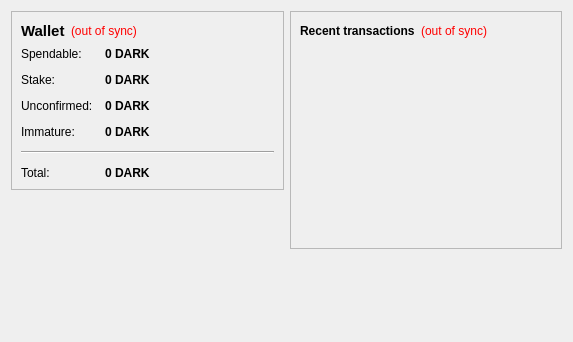
<?xml version="1.0" encoding="UTF-8"?>
<ui version="4.0">
 <class>OverviewPage</class>
 <widget class="QWidget" name="OverviewPage">
  <property name="geometry">
   <rect>
    <x>0</x>
    <y>0</y>
    <width>573</width>
    <height>342</height>
   </rect>
  </property>
  <property name="windowTitle">
   <string>Form</string>
  </property>
  <layout class="QHBoxLayout" name="horizontalLayout" stretch="1,1">
   <item>
    <layout class="QVBoxLayout" name="verticalLayout_2">
     <item>
      <widget class="QFrame" name="frame">
       <property name="frameShape">
        <enum>QFrame::StyledPanel</enum>
       </property>
       <property name="frameShadow">
        <enum>QFrame::Raised</enum>
       </property>
       <layout class="QVBoxLayout" name="verticalLayout_4">
        <item>
         <layout class="QHBoxLayout" name="horizontalLayout_4">
          <item>
           <widget class="QLabel" name="label_5">
            <property name="font">
             <font>
              <pointsize>11</pointsize>
              <weight>75</weight>
              <bold>true</bold>
             </font>
            </property>
            <property name="text">
             <string>Wallet</string>
            </property>
           </widget>
          </item>
          <item>
           <widget class="QLabel" name="labelWalletStatus">
            <property name="toolTip">
             <string>The displayed information may be out of date. Your wallet automatically synchronizes with the DARK network after a connection is established, but this process has not completed yet.</string>
            </property>
            <property name="styleSheet">
             <string notr="true">QLabel { color: red; }</string>
            </property>
            <property name="text">
             <string notr="true">(out of sync)</string>
            </property>
            <property name="alignment">
             <set>Qt::AlignLeading|Qt::AlignLeft|Qt::AlignVCenter</set>
            </property>
           </widget>
          </item>
          <item>
           <spacer name="horizontalSpacer_2">
            <property name="orientation">
             <enum>Qt::Horizontal</enum>
            </property>
            <property name="sizeHint" stdset="0">
             <size>
              <width>40</width>
              <height>20</height>
             </size>
            </property>
           </spacer>
          </item>
         </layout>
        </item>
        <item>
         <layout class="QFormLayout" name="formLayout_2">
          <property name="fieldGrowthPolicy">
           <enum>QFormLayout::AllNonFixedFieldsGrow</enum>
          </property>
          <property name="horizontalSpacing">
           <number>12</number>
          </property>
          <property name="verticalSpacing">
           <number>12</number>
          </property>
          <item row="0" column="0">
           <widget class="QLabel" name="label">
            <property name="text">
             <string>Spendable:</string>
            </property>
           </widget>
          </item>
          <item row="0" column="1">
           <widget class="QLabel" name="labelBalance">
            <property name="font">
             <font>
              <weight>75</weight>
              <bold>true</bold>
             </font>
            </property>
            <property name="cursor">
             <cursorShape>IBeamCursor</cursorShape>
            </property>
            <property name="toolTip">
             <string>Your current spendable balance</string>
            </property>
            <property name="text">
             <string notr="true">0 DARK</string>
            </property>
            <property name="textInteractionFlags">
             <set>Qt::LinksAccessibleByMouse|Qt::TextSelectableByKeyboard|Qt::TextSelectableByMouse</set>
            </property>
           </widget>
          </item>
          <item row="1" column="0">
           <widget class="QLabel" name="label_6">
            <property name="text">
             <string>Stake:</string>
            </property>
           </widget>
          </item>
          <item row="1" column="1">
           <widget class="QLabel" name="labelStake">
            <property name="font">
             <font>
              <weight>75</weight>
              <bold>true</bold>
             </font>
            </property>
            <property name="cursor">
             <cursorShape>IBeamCursor</cursorShape>
            </property>
            <property name="toolTip">
             <string>Total of coins that was staked, and do not yet count toward the current balance</string>
            </property>
            <property name="text">
             <string notr="true">0 DARK</string>
            </property>
            <property name="textInteractionFlags">
             <set>Qt::LinksAccessibleByMouse|Qt::TextSelectableByKeyboard|Qt::TextSelectableByMouse</set>
            </property>
           </widget>
          </item>
          <item row="2" column="0">
           <widget class="QLabel" name="label_3">
            <property name="text">
             <string>Unconfirmed:</string>
            </property>
           </widget>
          </item>
          <item row="2" column="1">
           <widget class="QLabel" name="labelUnconfirmed">
            <property name="font">
             <font>
              <weight>75</weight>
              <bold>true</bold>
             </font>
            </property>
            <property name="cursor">
             <cursorShape>IBeamCursor</cursorShape>
            </property>
            <property name="toolTip">
             <string>Total of transactions that have yet to be confirmed, and do not yet count toward the current balance</string>
            </property>
            <property name="text">
             <string notr="true">0 DARK</string>
            </property>
            <property name="textInteractionFlags">
             <set>Qt::LinksAccessibleByMouse|Qt::TextSelectableByKeyboard|Qt::TextSelectableByMouse</set>
            </property>
           </widget>
          </item>
          <item row="3" column="0">
           <widget class="QLabel" name="labelImmatureText">
            <property name="text">
             <string>Immature:</string>
            </property>
           </widget>
          </item>
          <item row="3" column="1">
           <widget class="QLabel" name="labelImmature">
            <property name="font">
             <font>
              <weight>75</weight>
              <bold>true</bold>
             </font>
            </property>
            <property name="toolTip">
             <string>Mined balance that has not yet matured</string>
            </property>
            <property name="text">
             <string notr="true">0 DARK</string>
            </property>
            <property name="textInteractionFlags">
             <set>Qt::LinksAccessibleByMouse|Qt::TextSelectableByKeyboard|Qt::TextSelectableByMouse</set>
            </property>
           </widget>
          </item>
          <item row="4" column="0" colspan="2">
           <widget class="Line" name="line">
            <property name="orientation">
             <enum>Qt::Horizontal</enum>
            </property>
           </widget>
          </item>
          <item row="5" column="0">
           <widget class="QLabel" name="labelTotalText">
            <property name="text">
             <string>Total:</string>
            </property>
           </widget>
          </item>
          <item row="5" column="1">
           <widget class="QLabel" name="labelTotal">
            <property name="font">
             <font>
              <weight>75</weight>
              <bold>true</bold>
             </font>
            </property>
            <property name="cursor">
             <cursorShape>IBeamCursor</cursorShape>
            </property>
            <property name="toolTip">
             <string>Your current total balance</string>
            </property>
            <property name="text">
             <string notr="true">0 DARK</string>
            </property>
            <property name="textInteractionFlags">
             <set>Qt::LinksAccessibleByMouse|Qt::TextSelectableByKeyboard|Qt::TextSelectableByMouse</set>
            </property>
           </widget>
          </item>
         </layout>
        </item>
       </layout>
      </widget>
     </item>
     <item>
      <spacer name="verticalSpacer">
       <property name="orientation">
        <enum>Qt::Vertical</enum>
       </property>
       <property name="sizeHint" stdset="0">
        <size>
         <width>20</width>
         <height>40</height>
        </size>
       </property>
      </spacer>
     </item>
    </layout>
   </item>
   <item>
    <layout class="QVBoxLayout" name="verticalLayout_3">
     <item>
      <widget class="QFrame" name="frame_2">
       <property name="frameShape">
        <enum>QFrame::StyledPanel</enum>
       </property>
       <property name="frameShadow">
        <enum>QFrame::Raised</enum>
       </property>
       <layout class="QVBoxLayout" name="verticalLayout">
        <item>
         <layout class="QHBoxLayout" name="horizontalLayout_2">
          <item>
           <widget class="QLabel" name="label_4">
            <property name="text">
             <string>&lt;b&gt;Recent transactions&lt;/b&gt;</string>
            </property>
           </widget>
          </item>
          <item>
           <widget class="QLabel" name="labelTransactionsStatus">
            <property name="toolTip">
             <string>The displayed information may be out of date. Your wallet automatically synchronizes with the DARK network after a connection is established, but this process has not completed yet.</string>
            </property>
            <property name="styleSheet">
             <string notr="true">QLabel { color: red; }</string>
            </property>
            <property name="text">
             <string notr="true">(out of sync)</string>
            </property>
            <property name="alignment">
             <set>Qt::AlignRight|Qt::AlignTrailing|Qt::AlignVCenter</set>
            </property>
           </widget>
          </item>
          <item>
           <spacer name="horizontalSpacer">
            <property name="orientation">
             <enum>Qt::Horizontal</enum>
            </property>
            <property name="sizeHint" stdset="0">
             <size>
              <width>40</width>
              <height>20</height>
             </size>
            </property>
           </spacer>
          </item>
         </layout>
        </item>
        <item>
         <widget class="QListView" name="listTransactions">
          <property name="styleSheet">
           <string notr="true">QListView { background: transparent; }</string>
          </property>
          <property name="frameShape">
           <enum>QFrame::NoFrame</enum>
          </property>
          <property name="verticalScrollBarPolicy">
           <enum>Qt::ScrollBarAlwaysOff</enum>
          </property>
          <property name="horizontalScrollBarPolicy">
           <enum>Qt::ScrollBarAlwaysOff</enum>
          </property>
          <property name="selectionMode">
           <enum>QAbstractItemView::NoSelection</enum>
          </property>
         </widget>
        </item>
       </layout>
      </widget>
     </item>
     <item>
      <spacer name="verticalSpacer_2">
       <property name="orientation">
        <enum>Qt::Vertical</enum>
       </property>
       <property name="sizeHint" stdset="0">
        <size>
         <width>20</width>
         <height>40</height>
        </size>
       </property>
      </spacer>
     </item>
    </layout>
   </item>
  </layout>
 </widget>
 <resources/>
 <connections/>
</ui>
